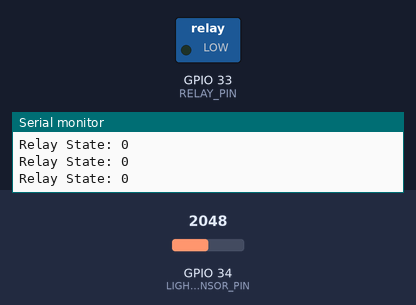
This sketch was run on a simulated ESP32. On the bench: switched loads named in the sketch (green lamp = pin HIGH), the last lines printed to the serial monitor. The inputs (shaded band) are chosen by the test bench; at power-on: GPIO 34 (LIGHT_SENSOR_PIN) = 2048. WiFi joins after 1.5 s; servers stay silent unless stated.

Above: at 3.0 s.
3.1 s: GPIO 34 (LIGHT_SENSOR_PIN) set to 525
7.3 s: GPIO 34 (LIGHT_SENSOR_PIN) set to 445
At 9.0 s:
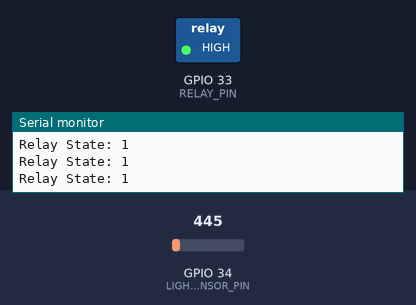
9.3 s: GPIO 34 (LIGHT_SENSOR_PIN) set to 540
At 10.9 s:
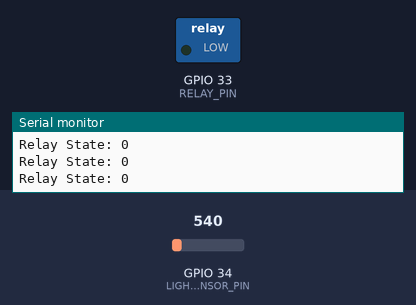
13.5 s: GPIO 34 (LIGHT_SENSOR_PIN) set to 491
At 15.1 s:
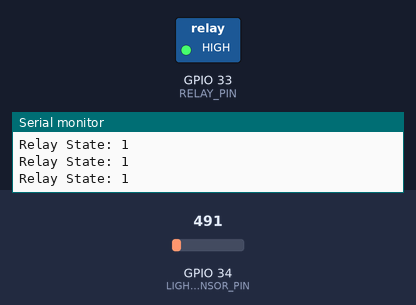
Timing chart, 0 to 16.6 s (numbered marks = the images above; inputs shaded):
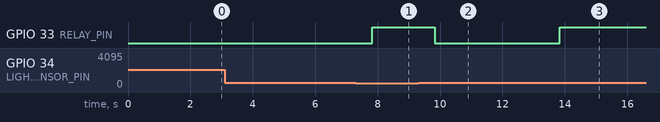

The sketch:

sketch_dec4b.ino
```cpp
#define BLYNK_PRINT Serial
#include <WiFi.h>
#include <WiFiClient.h>
#include <BlynkSimpleEsp32.h>

#define BLYNK_TEMPLATE_ID "TMPL6kBgdRalz"
#define BLYNK_TEMPLATE_NAME "tes"
#define BLYNK_AUTH_TOKEN "mr9BcQVA_RAXwUJbMA5JV1jy2JX8KqgL"
#define LIGHT_SENSOR_PIN 34
#define RELAY_PIN 33

BlynkTimer timer;

char auth[] = BLYNK_AUTH_TOKEN;
char ssid[] = "punyaku";
char pass[] = "12345678";
int manualControlStatus = 0;
int relayStatus = 0;

void send_data() {
  int analogValue = analogRead(LIGHT_SENSOR_PIN);
  Serial.print("Analog Value = ");
  Serial.println(analogValue);

  if (manualControlStatus == HIGH) {
    if (relayStatus == HIGH) {
      Blynk.virtualWrite(V2, "Lampu Menyala");
      if (digitalRead(RELAY_PIN) == LOW) {
        digitalWrite(RELAY_PIN, HIGH);
      }
    } else {
      Blynk.virtualWrite(V2, "Lampu Mati");
      if (digitalRead(RELAY_PIN) == HIGH) {
        digitalWrite(RELAY_PIN, LOW);
      }
    }
  } else {
    Blynk.virtualWrite(V0, analogValue);
    if (analogValue < 500) {
    Blynk.virtualWrite(V2, "Gelap");

    if (digitalRead(RELAY_PIN) == LOW) {
      digitalWrite(RELAY_PIN, HIGH);
      Blynk.virtualWrite(V1, HIGH);
    }
  } else {
    Blynk.virtualWrite(V2, "Terang");

    if (digitalRead(RELAY_PIN) == HIGH) {
      digitalWrite(RELAY_PIN, LOW);
      Blynk.virtualWrite(V1, LOW);
    }
  }
  }
}


void setup() {
  Serial.begin(9600);
  pinMode(RELAY_PIN, OUTPUT);

  digitalWrite(RELAY_PIN, LOW);

  Blynk.begin(auth, ssid, pass, "blynk.cloud", 80);
  timer.setInterval(1000L, send_data);
}

void loop() {
  Blynk.run();
  timer.run();
  Serial.print("Relay State: ");
  Serial.println(digitalRead(RELAY_PIN));
}

BLYNK_WRITE(V1) {
  relayStatus = param.asInt();
}

BLYNK_WRITE(V3) {
  manualControlStatus = param.asInt();
}
```

Measured:
- the behaviour switches between 500 and 499 on GPIO 34 (LIGHT_SENSOR_PIN) (found by bisection; images 0 and 1)
- after the input at 7.3 s, GPIO 33 (RELAY_PIN): LOW → HIGH after 0.53 s
- after the input at 9.3 s, GPIO 33 (RELAY_PIN): HIGH → LOW after 0.53 s
- after the input at 13.5 s, GPIO 33 (RELAY_PIN): LOW → HIGH after 0.33 s
